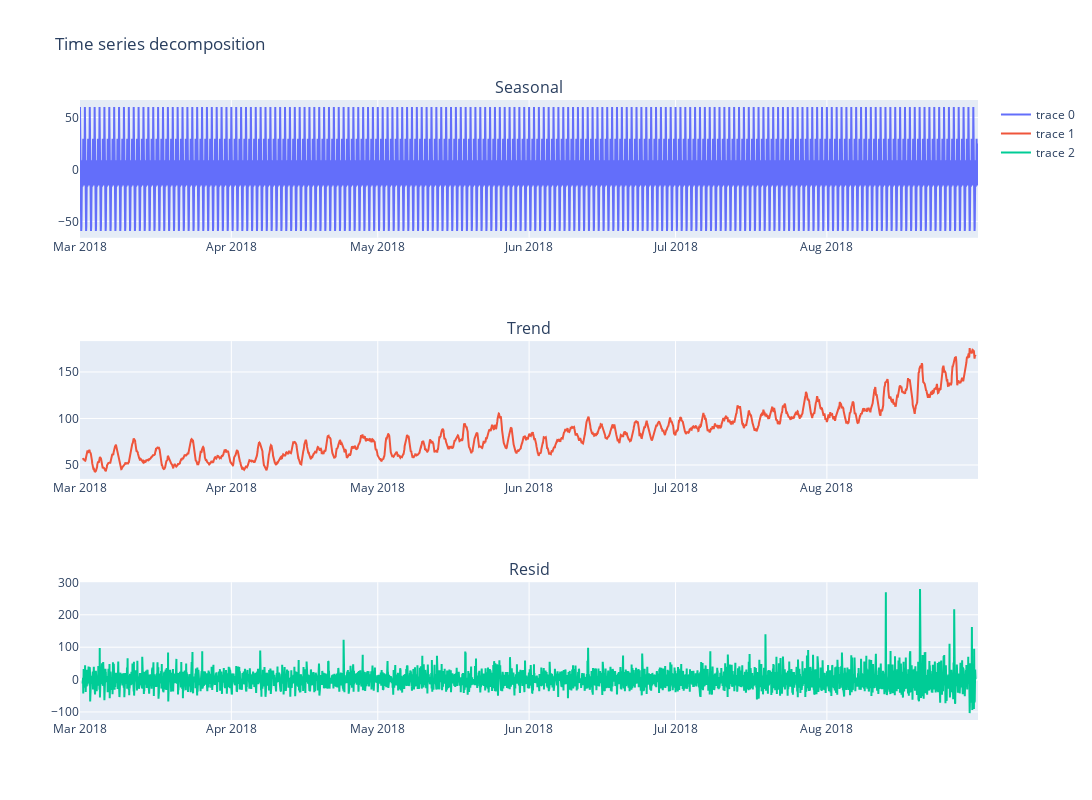

The notebook cell saved with this chart:
### Markdown cell above
Период составляет 1 день.

### Code cell
fig = make_subplots(rows=3, cols=1, subplot_titles=("Seasonal","Trend", "Resid"))

fig.append_trace(go.Scatter(
    x=seasonal.index,
    y=seasonal,
), row=1, col=1)

fig.append_trace(go.Scatter(
    x=trend.index,
    y=trend,
), row=2, col=1)

fig.append_trace(go.Scatter(
    x=resid.index,
    y=resid,
), row=3, col=1)

fig.update_layout(height=800, width=1_600, title_text="Time series decomposition")
fig.show()

### Figure 1 — Plotly figure (JSON) as saved in the notebook; plotly's stock layout.template omitted (floating-point values rounded to 4 significant figures; data arrays with more than 128 entries replaced by an {"elided": "..."} marker saying what was removed)
{"data": [{"type": "scatter", "x": {"elided": "4416 str values"}, "xaxis": "x", "y": {"elided": "4416 float values"}, "yaxis": "y"}, {"type": "scatter", "x": {"elided": "4416 str values"}, "xaxis": "x2", "y": {"elided": "4416 float values"}, "yaxis": "y2"}, {"type": "scatter", "x": {"elided": "4416 str values"}, "xaxis": "x3", "y": {"elided": "4416 float values"}, "yaxis": "y3"}], "layout": {"annotations": [{"font": {"size": 16}, "showarrow": false, "text": "Seasonal", "x": 0.5, "xanchor": "center", "xref": "paper", "y": 1, "yanchor": "bottom", "yref": "paper"}, {"font": {"size": 16}, "showarrow": false, "text": "Trend", "x": 0.5, "xanchor": "center", "xref": "paper", "y": 0.6111, "yanchor": "bottom", "yref": "paper"}, {"font": {"size": 16}, "showarrow": false, "text": "Resid", "x": 0.5, "xanchor": "center", "xref": "paper", "y": 0.2222, "yanchor": "bottom", "yref": "paper"}], "height": 800, "title": {"text": "Time series decomposition"}, "width": 1600, "xaxis": {"anchor": "y", "domain": [0, 1]}, "xaxis2": {"anchor": "y2", "domain": [0, 1]}, "xaxis3": {"anchor": "y3", "domain": [0, 1]}, "yaxis": {"anchor": "x", "domain": [0.7778, 1]}, "yaxis2": {"anchor": "x2", "domain": [0.3889, 0.6111]}, "yaxis3": {"anchor": "x3", "domain": [0, 0.2222]}}}
